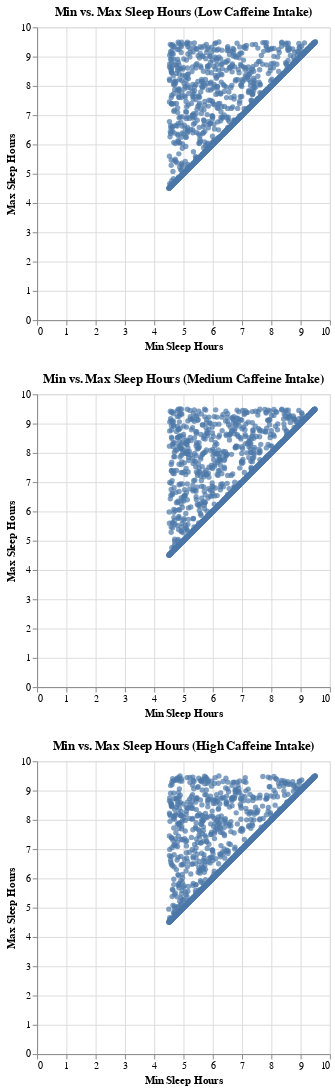

The cell this chart's notebook holds for it:
### Code cell
# Create bins for caffeine intake
bins = [0, 100, 200, 300]  # Define bin ranges
labels = ['Low', 'Medium', 'High']
df['Caffeine_Bin'] = pd.cut(df['Caffeine Intake (mg)'], bins=bins, labels=labels, include_lowest=True)

# Get min and max sleep per user
sleep_stats = df.groupby("Person_ID")["Total Sleep Hours"].agg(["min", "max"]).reset_index()

# Merge caffeine intake bins back to user-level data
sleep_stats = sleep_stats.merge(df[['Person_ID', 'Caffeine_Bin']].drop_duplicates(), on="Person_ID")

# Function to create a chart for a specific caffeine bin
def create_chart(caffeine_bin):
    return alt.Chart(sleep_stats[sleep_stats["Caffeine_Bin"] == caffeine_bin]).mark_circle().encode(
        x=alt.X('min:Q', title='Min Sleep Hours'),
        y=alt.Y('max:Q', title='Max Sleep Hours'),
        tooltip=['Person_ID', 'min', 'max', 'Caffeine_Bin']
    ).properties(
        title=f"Min vs. Max Sleep Hours ({caffeine_bin} Caffeine Intake)",
        width=300,
        height=300
    ).interactive()

# Create charts for each caffeine intake category
low_chart = create_chart("Low")
medium_chart = create_chart("Medium")
high_chart = create_chart("High")

# Combine all charts in a vertical layout
final_chart = alt.vconcat(low_chart, medium_chart, high_chart)

# Display the final chart
final_chart

### Figure 1 — Vega-Lite specification as saved in the notebook (floating-point values rounded to 4 significant figures; data arrays with more than 128 entries replaced by an {"elided": "..."} marker saying what was removed)
{"config": {"view": {"continuousWidth": 300, "continuousHeight": 300}}, "vconcat": [{"data": {"name": "data-34d71c1bdd6fe1da8110d53286c623d4"}, "mark": {"type": "circle"}, "encoding": {"tooltip": [{"field": "Person_ID", "type": "quantitative"}, {"field": "min", "type": "quantitative"}, {"field": "max", "type": "quantitative"}, {"field": "Caffeine_Bin", "type": "ordinal"}], "x": {"field": "min", "title": "Min Sleep Hours", "type": "quantitative"}, "y": {"field": "max", "title": "Max Sleep Hours", "type": "quantitative"}}, "height": 300, "name": "view_17", "title": "Min vs. Max Sleep Hours (Low Caffeine Intake)", "width": 300}, {"data": {"name": "data-ece6d16c7432cd9bc2fa5cf7335d7ecc"}, "mark": {"type": "circle"}, "encoding": {"tooltip": [{"field": "Person_ID", "type": "quantitative"}, {"field": "min", "type": "quantitative"}, {"field": "max", "type": "quantitative"}, {"field": "Caffeine_Bin", "type": "ordinal"}], "x": {"field": "min", "title": "Min Sleep Hours", "type": "quantitative"}, "y": {"field": "max", "title": "Max Sleep Hours", "type": "quantitative"}}, "height": 300, "name": "view_18", "title": "Min vs. Max Sleep Hours (Medium Caffeine Intake)", "width": 300}, {"data": {"name": "data-202431cabc0ca286ab4cd689e6dc6a10"}, "mark": {"type": "circle"}, "encoding": {"tooltip": [{"field": "Person_ID", "type": "quantitative"}, {"field": "min", "type": "quantitative"}, {"field": "max", "type": "quantitative"}, {"field": "Caffeine_Bin", "type": "ordinal"}], "x": {"field": "min", "title": "Min Sleep Hours", "type": "quantitative"}, "y": {"field": "max", "title": "Max Sleep Hours", "type": "quantitative"}}, "height": 300, "name": "view_19", "title": "Min vs. Max Sleep Hours (High Caffeine Intake)", "width": 300}], "params": [{"name": "param_19", "select": {"type": "interval", "encodings": ["x", "y"]}, "bind": "scales", "views": ["view_17"]}, {"name": "param_20", "select": {"type": "interval", "encodings": ["x", "y"]}, "bind": "scales", "views": ["view_18"]}, {"name": "param_21", "select": {"type": "interval", "encodings": ["x", "y"]}, "bind": "scales", "views": ["view_19"]}], "$schema": "https://vega.github.io/schema/vega-lite/v5.20.1.json", "datasets": {"data-34d71c1bdd6fe1da8110d53286c623d4": {"elided": "1559 records"}, "data-ece6d16c7432cd9bc2fa5cf7335d7ecc": {"elided": "1562 records"}, "data-202431cabc0ca286ab4cd689e6dc6a10": {"elided": "1450 records"}}}
